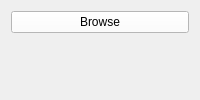
      <widget class="QWidget" name="tab">
       <attribute name="title">
        <string>Histogram</string>
       </attribute>
       <layout class="QGridLayout" name="gridLayout_7">
        <item row="0" column="0">
         <widget class="QPushButton" name="histogram_browse_button">
          <property name="styleSheet">
           <string notr="true">background-color: rgb(255, 255, 255);</string>
          </property>
          <property name="text">
           <string>Browse</string>
          </property>
         </widget>
        </item>
        <item row="1" column="0">
         <layout class="QVBoxLayout" name="verticalLayout_6">
          <item>
           <layout class="QHBoxLayout" name="horizontalLayout_12">
            <item>
             <widget class="NormalHistogramWidget" name="before_equalize_img" native="true"/>
            </item>
            <item>
             <widget class="BeforeEqualizeWidget" name="normal_histogram" native="true"/>
            </item>
           </layout>
          </item>
          <item>
           <layout class="QHBoxLayout" name="horizontalLayout_13">
            <item>
             <widget class="AfterEqualizeWidget" name="after_equalize_img" native="true"/>
            </item>
            <item>
             <widget class="EqualizedHistogramWidget" name="equalized_histogram" native="true"/>
            </item>
           </layout>
          </item>
         </layout>
        </item>
       </layout>
      </widget>
